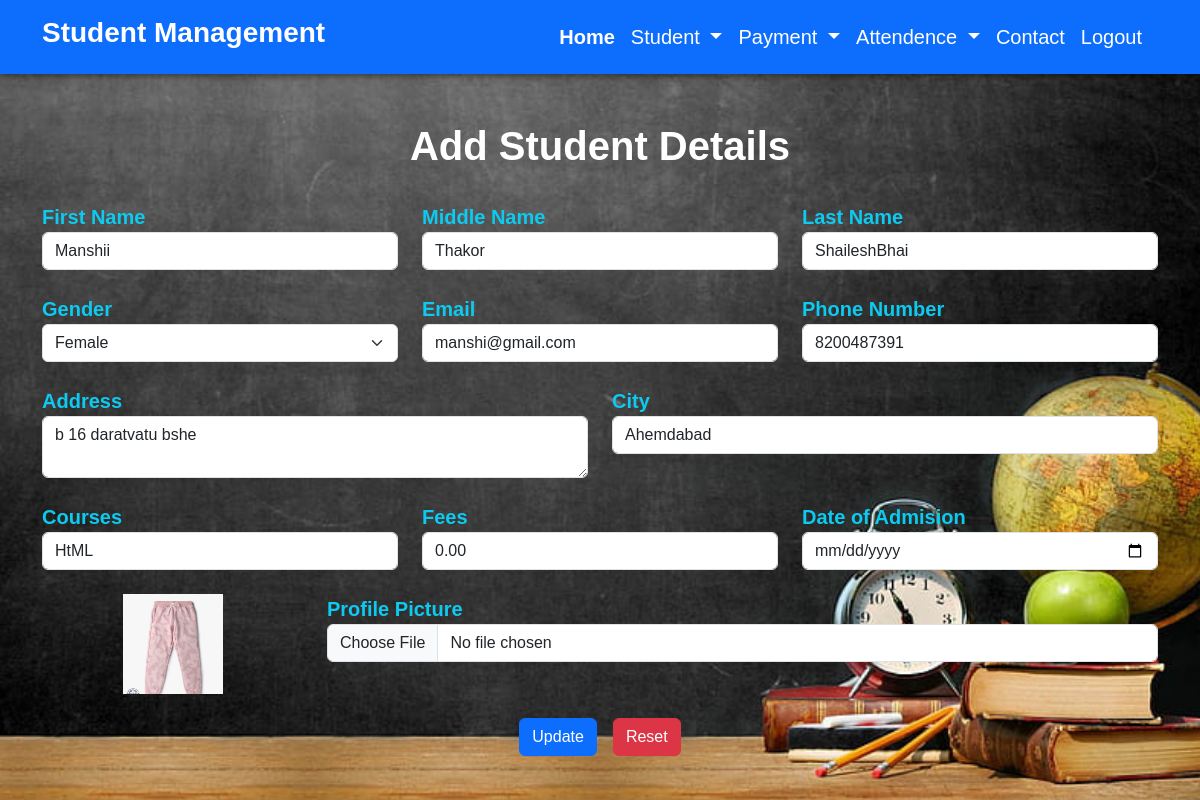
The page /update-student/8 on the database its author committed.
### student_app/models.py (models this page shows, shortened)
class Student(models.Model):
    gender = (
        ('Male', 'Male'),
        ('Female', 'Female')
    )
    fname = models.CharField(max_length=100)
    mname = models.CharField(max_length=100)
    lname = models.CharField(max_length=100)
    gender = models.CharField(max_length=10, choices=gender, default='Male')
    email = models.EmailField(unique=True)
    phone = models.CharField(max_length=12)
    address = models.CharField(max_length=100)
    city = models.CharField(max_length=100)
    courses = models.CharField(max_length=100)
    amount = models.DecimalField(max_digits=10, decimal_places=2, default='0')
    date = models.DateField()
    img = models.ImageField(upload_to='images/')

### student_app/views.py (the view, shortened to what this page needs)
# urls.py: path('update-student/<int:id>', views.update_student, name='update-student'),
def update_student(request, id):
    student = Student.objects.get(id=id)
    return render(request, 'update-student.html', {'student': student})

### templates/update-student.html (shortened to what this page needs)
{% extends "layout.html" %}
{% block content %}
     <div class="add-student">
        <div class="title pt-5 mb-0 pb-2">
            <h4 class="fw-bold text-center text-white fs-1">Add Student Details</h4>
        </div>
        <div class="container">
            <div class="pt-2">
                <form action="{% url "update-student" student.id %}" method="post" enctype="multipart/form-data">
                    <div class="row pt-2">
                        <div class="col-md-4">
                            <p class="fw-bold text-info fs-5  mb-0">First Name</p>
                            <input type="text" class="form-control" value='{{student.fname}}' name='fname' placeholder="First Name" required>
                        </div>
                        <div class="col-md-4">
                            <p class="fw-bold text-info fs-5  mb-0">Middle Name</p>
                            <input type="text" class="form-control" name='mname' value='{{student.mname}}' placeholder="Middle Name" required>
                        </div>
                        <div class="col-md-4">
                            <p class="fw-bold text-info fs-5  mb-0">Last Name</p>
                            <input type="text" class="form-control" name='lname' value='{{student.lname}}' placeholder="Last Name" required>
                        </div>
                    </div>
                    <div class="row pt-4">
                        <div class="col-md-4">
                            <p class="fw-bold text-info fs-5  mb-0">Gender</p>
                            <select class="form-select" name='gender' aria-label="Default select example">
                                <option>{{student.gender}}</option>
                            </select>
                        </div>
                        <div class="col-md-4">
                            <p class="fw-bold text-info fs-5 mb-0">Email</p>
                            <input type="email" class="form-control" value='{{student.email}}' name='email' placeholder="Email" required>
                        </div>
                        <div class="col-md-4">
                            <p class="fw-bold text-info fs-5  mb-0">Phone Number</p>
                            <input type="text" class="form-control" value='{{student.phone}}' name='phone' placeholder="Phone Number" required>
                        </div>
                    </div>
                    <div class="row pt-4">
                        <div class="col-md-6">
                            <p class="fw-bold text-info fs-5  mb-0">Address</p>
                            <textarea class="form-control" rows="2" name='address' placeholder="Address" required>{{student.address}}</textarea>
                        </div>
                        <div class="col-md-6">
                            <p class="fw-bold text-info fs-5  mb-0">City</p>
                            <input type="text" class="form-control" value='{{student.city}}' name='city' placeholder="City" required>
                        </div>
                    </div>
                    <div class="row pt-4">
                        <div class="col-md-4">
                            <p class="fw-bold text-info fs-5  mb-0">Courses</p>
                            <input type="text" class="form-control" name='courses' value='{{student.courses}}' placeholder="Courses" required>
                        </div>
                        <div class="col-md-4">
                            <p class="fw-bold text-info fs-5  mb-0">Fees</p>
                            <input type="text" class="form-control" name='amount' value='{{student.amount}}' placeholder="Fees">
                        </div>
                        <div class="col-md-4">
                            <p class="fw-bold text-info fs-5  mb-0">Date of Admision</p>
                            <input type="date" class="form-control" name='date' value='{{student.date}}' placeholder="Date of Admision">
                        </div>
                    </div>
                    <div class="row pt-4">
                        <div class="col-md-3 d-flex justify-content-center">
                            <img src="/media/{{student.img}}" class="img-fluid" style="width: 100px; height: 100px;" alt="">
                        </div>
                        <div class="col-md-9">
                            <p class="fw-bold text-info fs-5  mb-0">Profile Picture</p>
                            <input type="file" class="form-control" name='img' placeholder="Profile Picture">
                        </div>
                    </div>
                    <div class="row pt-4 pb-5">
                        <div class="col-md-12 d-flex justify-content-center">
                            <button type="submit" class="btn btn-primary me-3">Update</button>
                            <button type="reset" class="btn btn-danger">Reset</button>
                        </div>
                    </div>
                </form>
            </div>
        </div>
    </div>
{% endblock %}

### static/css/style.css (style rules this page uses)
* { padding: 0; margin: 0; box-sizing: border-box; font-family: sans-serif; }
.add-student { background-image: url(images/desktop-wallpaper-background-for-student-portal-tip-college-student.jpg); background-size: cover; background-position: center; }

### rows shown on the page
Student: fname "Manshii", mname "Thakor", lname "ShaileshBhai", gender "Female", email "manshi@gmail.com", phone "8200487391", address "b 16 daratvatu bshe", city "Ahemdabad", courses "HtML", amount "0.00", img (picture)
